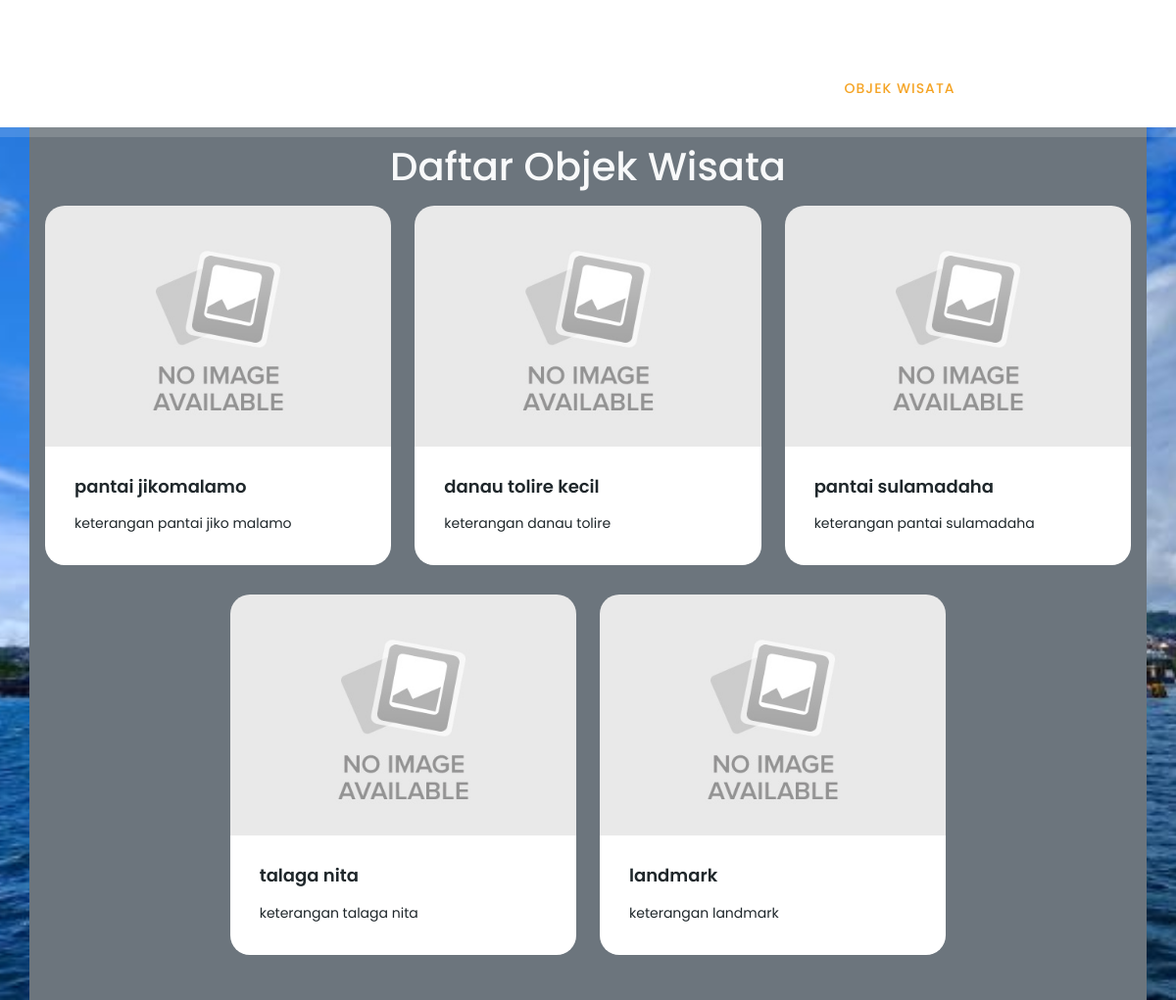
Page /objekwisata/ on the earlier database version.
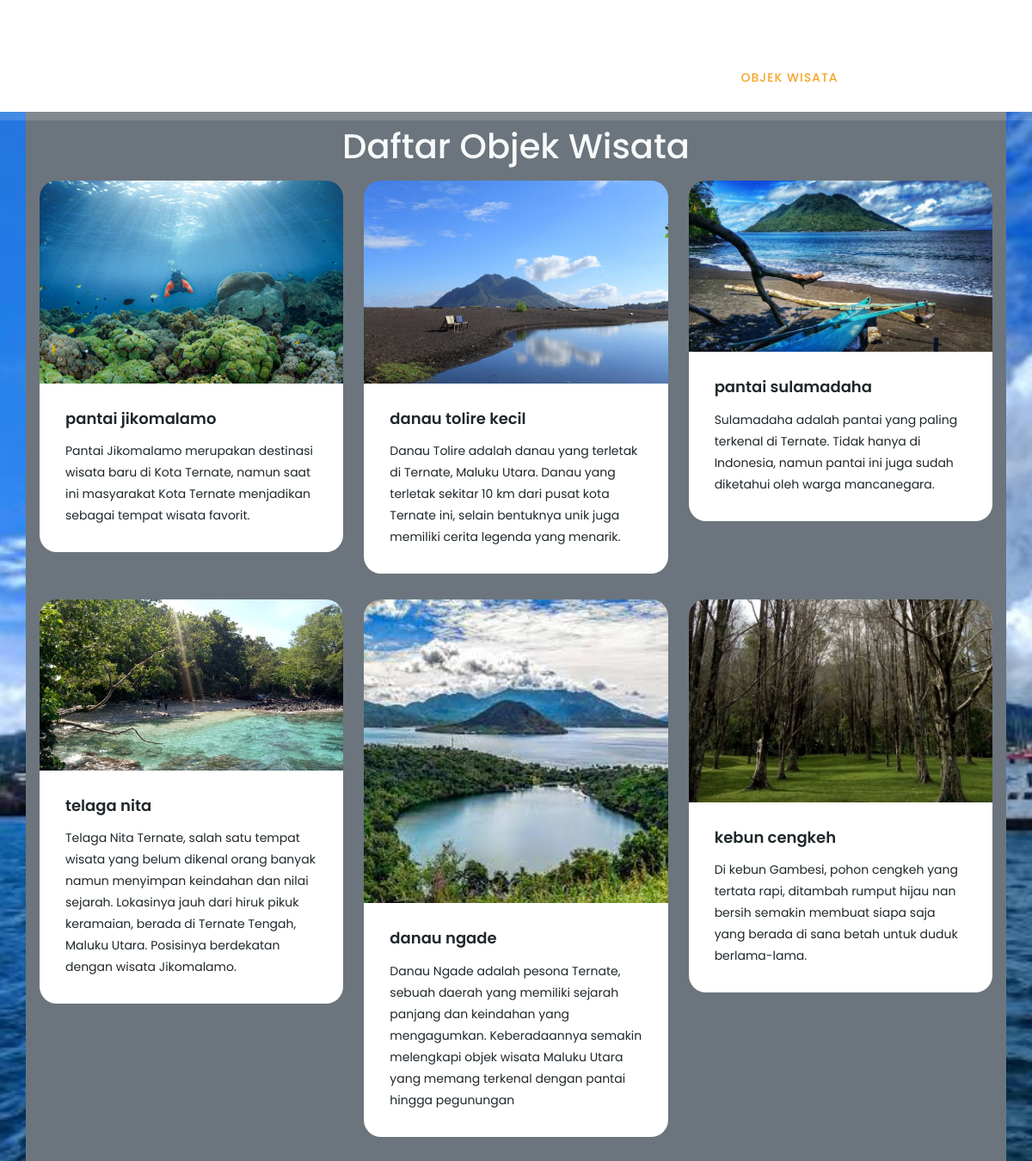
Same page on the later database version.
### rekomendasi/models.py (models this page shows, shortened)
class Wisata(models.Model):
  nama = models.CharField(max_length=255)
  foto = models.ImageField(null=True, blank=True, upload_to='images/')
  keterangan = models.TextField()
  harga = models.IntegerField()
  jml_fasilitas = models.IntegerField()
  jarak = models.IntegerField()
  gm_url = models.TextField()
  @property
  def get_photo_url(self):
    if self.foto and hasattr(self.foto, 'url'):
        return self.foto.url
    else:
        return "/media/images/no-image.jpg"

### objekwisata/views.py (the view)
# urls.py: path('', views.index, name='objekwisata'),
def index(request):
  all_wisatas = Wisata.objects.all()
  context = {
    'title': 'objek wisata',
    'subtitle': 'SPK Pariwisata',
    'all_wisatas': all_wisatas,
  }
  return render(request, 'objekwisata/index.html', context)

### objekwisata/templates/objekwisata/index.html
{% extends "base.html" %}
{% load static %}
{% block main_content %}
  <div class="container bg-secondary" style="margin-top: 130px;">
    <div class="row">
      <h1 class="text-center text-light pt-3">Daftar Objek Wisata</h1>
      <div class="col-lg-12 p-3">
            <div class="row justify-content-center">
            {% for wisata in all_wisatas %}
            <div class="col-lg-4">
              <div class="meeting-item">
                  <div class="thumb">
                    <a href="#">
                      <img src="{{wisata.get_photo_url}}" alt="">
                    </a>
                  </div>
                  <div class="down-content">
                    <h4>{{wisata.nama}}</h4>
                    <p class="ms-0">{{wisata.keterangan}}</p>
                  </div>
                </div>
            </div>
            {% endfor %}
            </div>
      </div>
    </div>
  </div>
{% endblock main_content %}

### templates/base.html (shortened to what this page needs)
{% load static %}
<!DOCTYPE html>
<html lang="en">
  <head>
    {% include 'snippets/styles.html' %}
  </head>
<body>
  {% include 'snippets/navbar.html' with brand_name=brand_name %}
  {% block main_content %}
  {% endblock main_content %}
</body>
</body>
</html>

### templates/snippets/styles.html
{% load static %}
<link href="{% static 'vendor/bootstrap/css/bootstrap.min.css' %}" rel="stylesheet">
<link rel="stylesheet" href="{% static 'css/fontawesome.css' %}">
<link rel="stylesheet" href="{% static 'css/templatemo-edu-meeting.css' %}">
<link rel="stylesheet" href="{% static 'css/owl.css' %}">
<link rel="stylesheet" href="{% static 'css/lightbox.css' %}">
<link rel="stylesheet" href="{% static 'css/mystyle.css' %}">

### templates/snippets/navbar.html (shortened to what this page needs)
{% load static %}
{% url 'home' as home_url %}
{% url 'objekwisata' as objekwisata_url %}
{% url 'rekomendasi' as rekomendasi_url %}
<header class="header-area header-sticky">
  <div class="container">
      <div class="row">
          <div class="col-12">
              <nav class="main-nav">
                  <a href="/" class="logo fs-5">
                  </a>
                  <ul class="nav">
                      <li><a href="/" class="{% if request.path == home_url %} active {%endif%}">beranda</a></li>
                      <li><a href="/objekwisata/" class="{% if request.path == objekwisata_url %} active {%endif%}">objek wisata</a></li>
                      <li><a href="/rekomendasi/" class="{% if request.path == rekomendasi_url %} active {%endif%}">rekomendasi</a></li>
                      <li><a href="/admin/">Login</a></li>
                  </ul>
              </nav>
          </div>
      </div>
  </div>
</header>

### templates/snippets/scripts.html (shortened to what this page needs)
{% load static %}

### static/css/templatemo-edu-meeting.css (style rules this page uses)
html, body, div, span, applet, object, iframe, h1, h2, h3, h4, h5, h6, p, blockquote, div pre, a, abbr, acronym, address, big, cite, code, del, dfn, em, font, img, ins, kbd, q, s, samp, small, strike, strong, sub, sup, tt, var, b, u, i, center, dl, dt, dd, ol, ul, li, figure, header, nav, section, article, aside, footer, figcaption { margin: 0; padding: 0; border: 0; outline: 0; }
ul, li { padding: 0; margin: 0; list-style: none; }
header, nav, section, article, aside, footer, hgroup { display: block; }
* { box-sizing: border-box; }
html, body { font-family: 'Poppins', sans-serif; font-weight: 400; background-color: #fff; font-size: 16px; -ms-text-size-adjust: 100%; -webkit-font-smoothing: antialiased; -moz-osx-font-smoothing: grayscale; }
a { text-decoration: none !important; color: #3CF; }
h1, h2, h3, h4, h5, h6 { margin-top: 0px; margin-bottom: 0px; }
ul { margin-bottom: 0px; }
p { font-size: 14px; line-height: 25px; color: #2a2a2a; }
img { width: 100%; overflow: hidden; }
html, body { background: #fff; font-family: 'Poppins', sans-serif; }
.header-area { background-color: rgba(250,250,250,0.15); position: absolute; top: 40px; left: 0; right: 0; z-index: 100; -webkit-transition: all .5s ease 0s; -moz-transition: all .5s ease 0s; -o-transition: all .5s ease 0s; transition: all .5s ease 0s; }
.header-area .main-nav { min-height: 80px; background: transparent; }
.header-area .main-nav .logo { line-height: 100px; color: #fff; font-size: 28px; font-weight: 700; text-transform: uppercase; letter-spacing: 2px; float: left; -webkit-transition: all 0.3s ease 0s; -moz-transition: all 0.3s ease 0s; -o-transition: all 0.3s ease 0s; transition: all 0.3s ease 0s; }
.header-area .main-nav .nav { float: right; margin-top: 30px; margin-right: 0px; background-color: transparent; -webkit-transition: all 0.3s ease 0s; -moz-transition: all 0.3s ease 0s; -o-transition: all 0.3s ease 0s; transition: all 0.3s ease 0s; position: relative; z-index: 999; }
.header-area .main-nav .nav li { padding-left: 15px; padding-right: 15px; }
.header-area .main-nav .nav li:last-child { padding-right: 0px; }
.header-area .main-nav .nav li a { display: block; font-weight: 500; font-size: 14px; text-transform: uppercase; color: #fff; -webkit-transition: all 0.3s ease 0s; -moz-transition: all 0.3s ease 0s; -o-transition: all 0.3s ease 0s; transition: all 0.3s ease 0s; height: 40px; line-height: 40px; border: transparent; letter-spacing: 1px; }
.header-area .main-nav .nav li:hover a, .header-area .main-nav .nav li a.active { color: #f5a425!important; }
.header-area.header-sticky { min-height: 80px; }
.header-area .nav { margin-top: 30px; }
.header-area.header-sticky .nav li a.active { color: #f5a425; }
@media (max-width: 1200px) { .header-area .main-nav .nav li { padding-left: 7px; padding-right: 7px; } }
@media (max-width: 1200px) { .header-area .main-nav:before { display: none; } }
@media (min-width: 767px) { .header-area .main-nav .nav { display: flex !important; } }
.meeting-item { margin-bottom: 30px; }
.meeting-item .thumb { position: relative; }
.meeting-item .thumb img { border-top-right-radius: 20px; border-top-left-radius: 20px; }
.meeting-item .down-content { background-color: #fff; padding: 30px; border-bottom-right-radius: 20px; border-bottom-left-radius: 20px; }
.meeting-item .down-content h4 { font-size: 18px; color: #1f272b; font-weight: 600; display: inline-block; margin-bottom: 15px; }
.meeting-item .down-content p { margin-left: 50px; color: #1f272b; font-size: 14px; }

### static/css/mystyle.css (style rules this page uses)
body { background-image: url("../images/background.jpeg"); background-repeat: no-repeat; background-position: center center; background-size: cover; background-attachment: fixed; }

Differences in the rows shown:
removed Wisata: nama "landmark", keterangan "keterangan landmark"
changed Wisata "pantai jikomalamo": get_photo_url: picture added in place of a placeholder; keterangan "keterangan pantai jiko malamo" → "Pantai Jikomalamo merupakan destinasi wisata baru di Kota Ternate, namun saat ini masyarakat Kota Ternate menjadikan sebagai tempat wisata favorit."
changed Wisata "danau tolire kecil": get_photo_url: picture added in place of a placeholder; keterangan "keterangan danau tolire" → "Danau Tolire adalah danau yang terletak di Ternate, Maluku Utara. Danau yang terletak sekitar 10 km dari pusat kota Ternate ini, selain bentuknya unik juga memiliki cerita legenda yang menarik."
changed Wisata "pantai sulamadaha": get_photo_url: picture added in place of a placeholder; keterangan "keterangan pantai sulamadaha" → "Sulamadaha adalah pantai yang paling terkenal di Ternate. Tidak hanya di Indonesia, namun pantai ini juga sudah diketahui oleh warga mancanegara."
changed Wisata: get_photo_url: picture added in place of a placeholder; nama "talaga nita" → "telaga nita"; keterangan "keterangan talaga nita" → "Telaga Nita Ternate, salah satu tempat wisata yang belum dikenal orang banyak namun menyimpan keindahan dan nilai sejarah. Lokasinya jauh dari hiruk pikuk keramaian, berada di Ternate Tengah, Maluku Utara. Posisinya berdekatan dengan wisata Jikomalamo."
added Wisata: get_photo_url (picture), nama "danau ngade", keterangan "Danau Ngade adalah pesona Ternate, sebuah daerah yang memiliki sejarah panjang dan keindahan yang mengagumkan. Keberadaannya semakin melengkapi objek wisata Maluku Utara yang memang terkenal dengan pantai hingga pegunungan"
added Wisata: get_photo_url (picture), nama "kebun cengkeh", keterangan "Di kebun Gambesi, pohon cengkeh yang tertata rapi, ditambah rumput hijau nan bersih semakin membuat siapa saja yang berada di sana betah untuk duduk berlama-lama."
